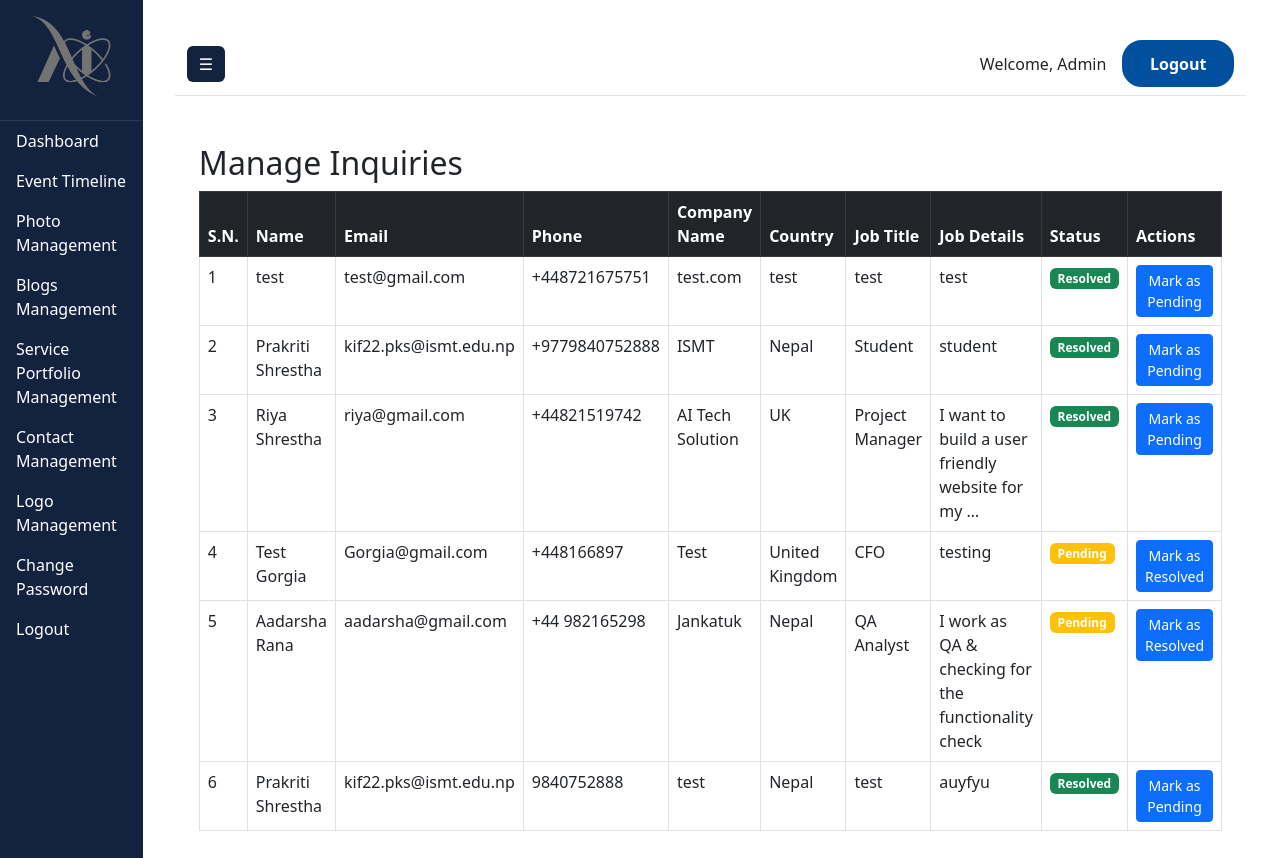
/admin-contacts/, run on the app's committed database.
### admin_dashboard/models.py (models this page shows, shortened)
class SiteSettings(models.Model):
    logo = models.ImageField(upload_to='logos/', blank=True, null=True, help_text="Upload the site logo")
    updated_at = models.DateTimeField(auto_now=True)

class Contact(models.Model):
    name = models.CharField(max_length=100, default='')  # Provide a default for non-nullable field
    email = models.EmailField()
    phone = models.CharField(max_length=15, blank=True, null=True, default='')
    company_name = models.CharField(max_length=100, default='')
    country = models.CharField(max_length=50, default='')
    job_title = models.CharField(max_length=100, default='')
    job_details = models.TextField(blank=True, null=True)  # Removed max_length, as it doesn't apply to TextField
    status = models.CharField(
        max_length=20,
        choices=[('Pending', 'Pending'), ('Resolved', 'Resolved')],
        default='Pending'
    )
    created_at = models.DateTimeField(auto_now_add=True)

### admin_dashboard/views.py (the view)
# urls.py: path('admin-contacts/', views.manage_contacts, name='manage_contacts'),
def manage_contacts(request):
    contacts = Contact.objects.exclude(name="Anonymous").exclude(email="Not Provided")
    return render(request, 'dashboard/manage_contacts.html', {'contacts': contacts})

### admin_dashboard/context_processors.py (called while the page is built)
def site_settings(request):
    site_settings = SiteSettings.objects.first()
    return {'site_settings': site_settings}

### admin_dashboard/templates/dashboard/manage_contacts.html
{% extends "dashboard/base.html" %}
{% block content %}
<div class="container my-5">
    <h2>Manage Inquiries</h2>
    <table class="table table-bordered">
        <thead class="table-dark">
            <tr>
                <th>S.N.</th>
                <th>Name</th>
                <th>Email</th>
                <th>Phone</th>
                <th>Company Name</th>
                <th>Country</th>
                <th>Job Title</th>
                <th>Job Details</th>
                <th>Status</th>
                <th>Actions</th>
            </tr>
        </thead>
        <tbody>
            {% for contact in contacts %}
            <tr>
                <td>{{ forloop.counter }}</td>
                <td>{{ contact.name }}</td>
                <td>{{ contact.email }}</td>
                <td>{{ contact.phone|default:"N/A" }}</td>
                <td>{{ contact.company_name }}</td>
                <td>{{ contact.country }}</td>
                <td>{{ contact.job_title }}</td>
                <td>{{ contact.job_details|truncatewords:10 }}</td>
                <td>
                    <span class="badge {% if contact.status == 'Resolved' %}bg-success{% else %}bg-warning{% endif %}">
                        {{ contact.status }}
                    </span>
                </td>
                <td>
                    <a href="{% url 'update_contact_status' contact.pk %}" class="btn btn-sm btn-primary">
                        Mark as {% if contact.status == 'Resolved' %}Pending{% else %}Resolved{% endif %}
                    </a>
                </td>
            </tr>
            {% empty %}
            <tr>
                <td colspan="10" class="text-center">No inquiries found.</td>
            </tr>
            {% endfor %}
        </tbody>
    </table>
</div>
{% endblock %}

### admin_dashboard/templates/dashboard/base.html (shortened to what this page needs)
<!DOCTYPE html>
<html lang="en">
<head>
    {% load static %}
    <link href="https://cdn.jsdelivr.net/npm/bootstrap@5.3.0-alpha1/dist/css/bootstrap.min.css" rel="stylesheet">
</head>
<body>
    <div class="d-flex" id="wrapper">
        <div id="sidebar-wrapper">
            <div class="sidebar-heading">
                {% if site_settings and site_settings.logo %}
                    <img src="{{ site_settings.logo.url }}" alt="Admin Logo" class="admin-logo">
                {% else %}
                    <h4>AI Solutions</h4>
                {% endif %}
            </div>
            <div class="list-group list-group-flush">
                <a href="{% url 'admin_dashboard' %}" class="list-group-item list-group-item-action">Dashboard</a>
                <a href="{% url 'admin_event' %}" class="list-group-item list-group-item-action">Event Timeline</a>
                <a href="{% url 'admin_gallery' %}" class="list-group-item list-group-item-action">Photo Management</a>
                <a href="{% url 'admin_blog' %}" class="list-group-item list-group-item-action">Blogs Management</a>
                <a href="{% url 'manage_services' %}" class="list-group-item list-group-item-action">Service Portfolio Management</a>
                <a href="{% url 'manage_contacts' %}" class="list-group-item list-group-item-action">Contact Management</a>
                <a href="{% url 'manage_logo' %}" class="list-group-item list-group-item-action"> Logo Management</a>
                <a href="{% url 'change_password' %}" class="list-group-item list-group-item-action">Change Password</a>
                <a href="{% url 'logout' %}" class="list-group-item list-group-item-action">Logout</a>
            </div>
        </div>
        <div id="page-content-wrapper" class="w-100">
            <nav class="navbar navbar-expand-lg navbar-light">
                <div class="container-fluid">
                    <button class="btn btn-dark" id="menu-toggle">☰</button>
                    <div class="d-flex align-items-center">
                        <span class="me-3">Welcome, Admin</span>
                        <a href="{% url 'logout' %}" class="btn btn-outline-danger">Logout</a>
                    </div>
                </div>
            </nav>
            <div class="container-fluid mt-4">
                {% block content %}
                {% endblock %}
            </div>
        </div>
    </div>
</body>
</html>

### admin_dashboard/templates/dashboard/base.html (style rules this page uses)
#sidebar-wrapper { background-color: #13223f; color: white; min-height: 100vh; }
#sidebar-wrapper .sidebar-heading { font-size: 1.5rem; text-align: center; padding: 1rem; border-bottom: 1px solid rgba(255, 255, 255, 0.1); }
#sidebar-wrapper .list-group-item { color: white; background: none; border: none; transition: background 0.3s ease, color 0.3s ease; }
#page-content-wrapper { background-color: white; padding: 2rem; }
.navbar { background-color: white; border-bottom: 1px solid rgba(0, 0, 0, 0.1); }
.navbar .btn-dark { background-color: #13223f; color: white; border: none; }
.navbar .btn-outline-danger { background: #00509E; color: #FFFFFF; padding: 0.6rem 1.6rem; border-radius: 20px; font-weight: bold; text-decoration: none; border: 2px solid #00509E; transition: all 0.3s; }
.admin-logo { max-width: 150px; margin: 0 auto 0.5rem; display: block; height: 80px; }

### data on the page
SiteSettings: logo (picture)
Contact: name "test", email "test@gmail.com", phone "+448721675751", company_name "test.com", country "test", job_title "test", job_details "test", status "Resolved", shows "Pending"
Contact: name "Prakriti Shrestha", email "kif22.pks@ismt.edu.np", phone "+9779840752888", company_name "ISMT", country "Nepal", job_title "Student", job_details "student", status "Resolved", shows "Pending"
Contact: name "Riya Shrestha", email "riya@gmail.com", phone "+44821519742", company_name "AI Tech Solution", country "UK", job_title "Project Manager", job_details "I want to build a user friendly website for my …", status "Resolved", shows "Pending"
Contact: name "Test Gorgia", email "Gorgia@gmail.com", phone "+448166897", company_name "Test", country "United Kingdom", job_title "CFO", job_details "testing", status "Pending", shows "Resolved"
Contact: name "Aadarsha Rana", email "aadarsha@gmail.com", phone "+44 982165298", company_name "Jankatuk", country "Nepal", job_title "QA Analyst", job_details "I work as QA & checking for the functionality check", status "Pending", shows "Resolved"
Contact: name "Prakriti Shrestha", email "kif22.pks@ismt.edu.np", phone "9840752888", company_name "test", country "Nepal", job_title "test", job_details "auyfyu", status "Resolved", shows "Pending"
